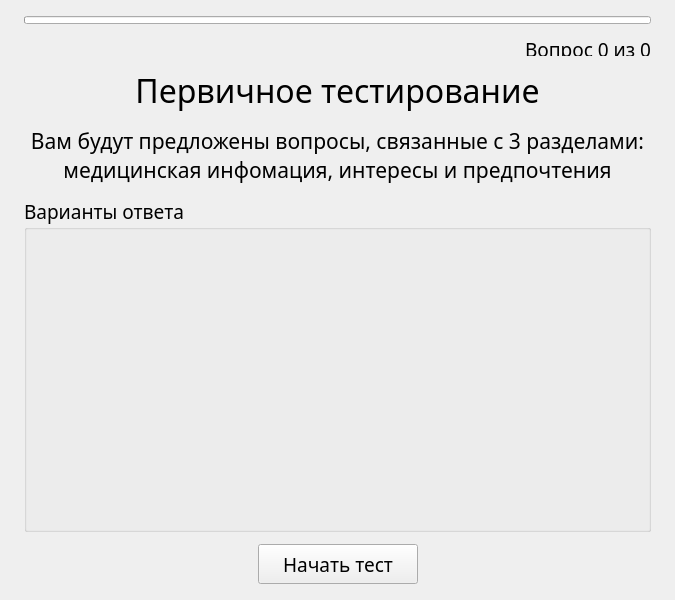
<?xml version="1.0" encoding="UTF-8"?>
<ui version="4.0">
 <class>Form</class>
 <widget class="QWidget" name="Form">
  <property name="geometry">
   <rect>
    <x>0</x>
    <y>0</y>
    <width>675</width>
    <height>600</height>
   </rect>
  </property>
  <property name="sizePolicy">
   <sizepolicy hsizetype="Expanding" vsizetype="Expanding">
    <horstretch>0</horstretch>
    <verstretch>0</verstretch>
   </sizepolicy>
  </property>
  <property name="font">
   <font>
    <family>MS Sans Serif</family>
   </font>
  </property>
  <property name="windowTitle">
   <string>Form</string>
  </property>
  <layout class="QVBoxLayout" name="mainLayout">
   <property name="spacing">
    <number>12</number>
   </property>
   <property name="leftMargin">
    <number>24</number>
   </property>
   <property name="topMargin">
    <number>16</number>
   </property>
   <property name="rightMargin">
    <number>24</number>
   </property>
   <property name="bottomMargin">
    <number>16</number>
   </property>
   <item>
    <widget class="QProgressBar" name="progressBar">
     <property name="maximumSize">
      <size>
       <width>16777215</width>
       <height>8</height>
      </size>
     </property>
     <property name="value">
      <number>0</number>
     </property>
     <property name="textVisible">
      <bool>false</bool>
     </property>
    </widget>
   </item>
   <item>
    <widget class="QLabel" name="labelProgress">
     <property name="maximumSize">
      <size>
       <width>16777215</width>
       <height>20</height>
      </size>
     </property>
     <property name="font">
      <font>
       <family>Bahnschrift</family>
       <pointsize>14</pointsize>
      </font>
     </property>
     <property name="text">
      <string>Вопрос 0 из 0</string>
     </property>
     <property name="alignment">
      <set>Qt::AlignmentFlag::AlignRight</set>
     </property>
    </widget>
   </item>
   <item>
    <widget class="QLabel" name="labelTitle">
     <property name="minimumSize">
      <size>
       <width>0</width>
       <height>36</height>
      </size>
     </property>
     <property name="maximumSize">
      <size>
       <width>16777215</width>
       <height>60</height>
      </size>
     </property>
     <property name="font">
      <font>
       <family>Bahnschrift</family>
       <pointsize>24</pointsize>
      </font>
     </property>
     <property name="text">
      <string>Первичное тестирование</string>
     </property>
     <property name="alignment">
      <set>Qt::AlignmentFlag::AlignCenter</set>
     </property>
     <property name="wordWrap">
      <bool>true</bool>
     </property>
    </widget>
   </item>
   <item>
    <widget class="QLabel" name="labelQuestion">
     <property name="minimumSize">
      <size>
       <width>0</width>
       <height>60</height>
      </size>
     </property>
     <property name="font">
      <font>
       <family>Bahnschrift</family>
       <pointsize>16</pointsize>
      </font>
     </property>
     <property name="text">
      <string>Вам будут предложены вопросы, связанные с 3 разделами: медицинская инфомация, интересы и предпочтения</string>
     </property>
     <property name="alignment">
      <set>Qt::AlignmentFlag::AlignCenter</set>
     </property>
     <property name="wordWrap">
      <bool>true</bool>
     </property>
    </widget>
   </item>
   <item>
    <widget class="QGroupBox" name="groupBox">
     <property name="sizePolicy">
      <sizepolicy hsizetype="Expanding" vsizetype="Expanding">
       <horstretch>0</horstretch>
       <verstretch>1</verstretch>
      </sizepolicy>
     </property>
     <property name="font">
      <font>
       <family>Bahnschrift</family>
       <pointsize>14</pointsize>
      </font>
     </property>
     <property name="title">
      <string>Варианты ответа</string>
     </property>
     <layout class="QVBoxLayout" name="answersLayout">
      <property name="spacing">
       <number>10</number>
      </property>
      <property name="leftMargin">
       <number>16</number>
      </property>
      <property name="topMargin">
       <number>12</number>
      </property>
      <property name="rightMargin">
       <number>16</number>
      </property>
      <property name="bottomMargin">
       <number>12</number>
      </property>
     </layout>
    </widget>
   </item>
   <item>
    <layout class="QHBoxLayout">
     <item>
      <spacer>
       <property name="orientation">
        <enum>Qt::Orientation::Horizontal</enum>
       </property>
       <property name="sizeHint" stdset="0">
        <size>
         <width>0</width>
         <height>0</height>
        </size>
       </property>
      </spacer>
     </item>
     <item>
      <widget class="QPushButton" name="btnStart">
       <property name="minimumSize">
        <size>
         <width>160</width>
         <height>40</height>
        </size>
       </property>
       <property name="maximumSize">
        <size>
         <width>200</width>
         <height>40</height>
        </size>
       </property>
       <property name="font">
        <font>
         <family>Bahnschrift</family>
         <pointsize>14</pointsize>
        </font>
       </property>
       <property name="text">
        <string>Начать тест</string>
       </property>
      </widget>
     </item>
     <item>
      <spacer>
       <property name="orientation">
        <enum>Qt::Orientation::Horizontal</enum>
       </property>
       <property name="sizeHint" stdset="0">
        <size>
         <width>0</width>
         <height>0</height>
        </size>
       </property>
      </spacer>
     </item>
    </layout>
   </item>
  </layout>
 </widget>
 <resources/>
 <connections/>
 <slots>
  <slot>on_btnStart_clicked()</slot>
 </slots>
</ui>
